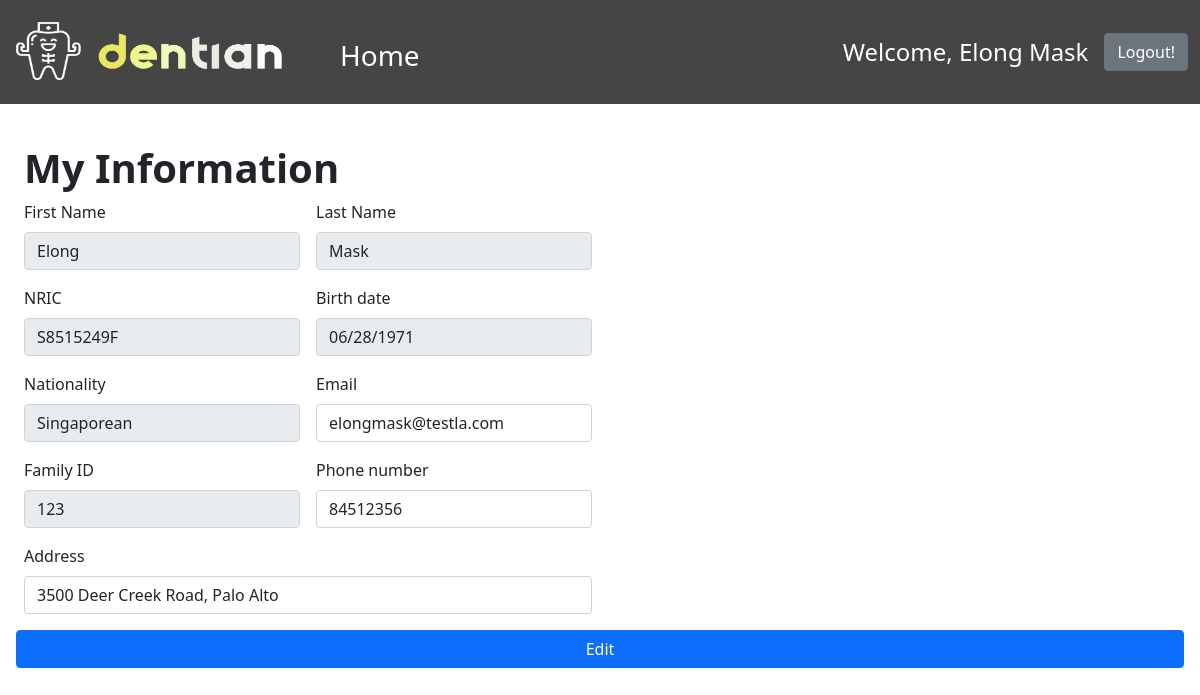
Page /PatientDashboard.php (signed in) on the earlier database version.
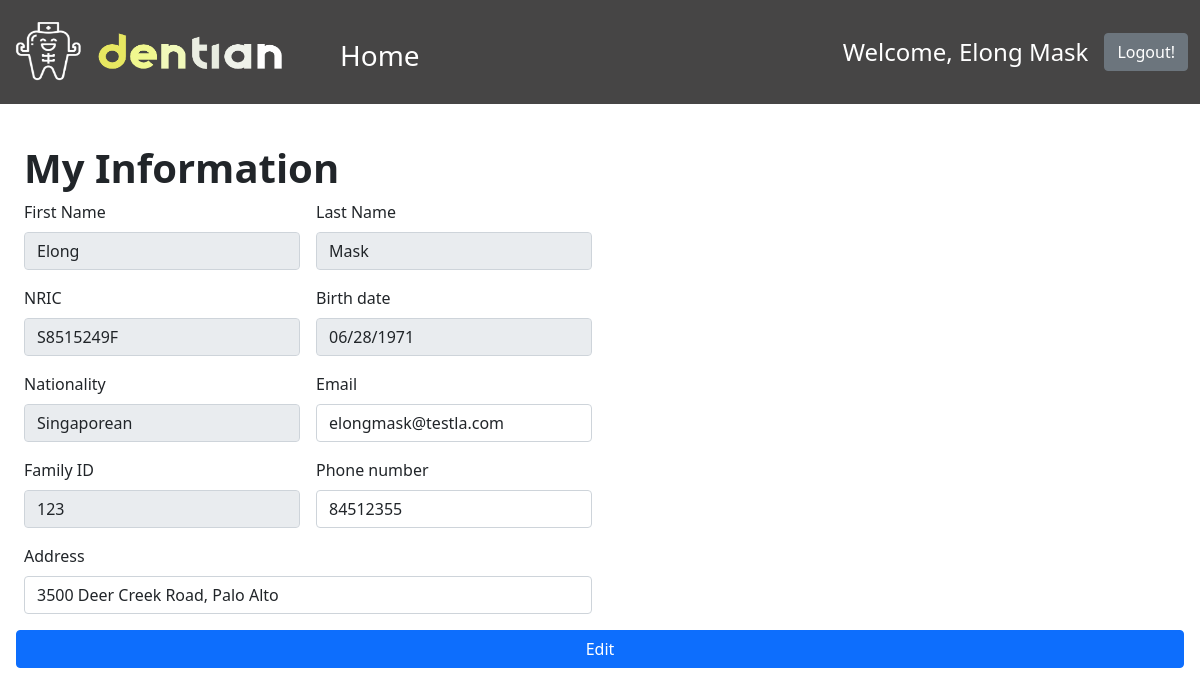
Same page on the later database version.
### tables this page shows
CREATE TABLE `patient_profile` (
  `Patient_ID` int(11) NOT NULL,
  `Status` varchar(10) NOT NULL DEFAULT 'Active',
  `First_Name` varchar(20) NOT NULL,
  `Last_Name` varchar(20) NOT NULL,
  `NRIC_PNum` varchar(9) NOT NULL,
  `Gender` char(1) NOT NULL,
  `Birth_Date` date DEFAULT NULL,
  `Address` varchar(50) NOT NULL,
  `Nationality` varchar(100) NOT NULL,
  `Phone_Num` int(8) NOT NULL,
  `Email` varchar(50) NOT NULL,
  `Marital Status` varchar(20) NOT NULL,
  `Occupation` varchar(50) NOT NULL,
  `Smoker` varchar(3) NOT NULL,
  `Allergies` varchar(100) DEFAULT NULL,
  `Long_term_med` varchar(200) DEFAULT NULL,
  `Existing_Med_Conds` varchar(200) DEFAULT NULL,
  `Referred_by_clinic` varchar(50) DEFAULT NULL,
  `Referred_memo` varchar(200) DEFAULT NULL,
  `Family_ID` int(100) DEFAULT NULL,
  `Emer_Name` varchar(20) NOT NULL,
  `Emer_Contact` int(8) NOT NULL,
  `Emer_relation` varchar(10) NOT NULL,
  `Subsidies` varchar(3) NOT NULL
);

### db_connection.php (called while the page is built, shortened)
<?php
class DB_Connect
{
    public function connect()
    {
        try {
            $host2 = "sql6.freemysqlhosting.net";
            $db2 = "sql6501826";
            $username2 = "sql6501826";
            $password2 = "YnaPNqTYI4";
            $conn = new PDO('mysql:host='. $host2 . '; dbname=' . $db2 , $username2, $password2);
            return $conn;
        } catch (PDOException $e) {
            print "Error: " . $e->getMessage() . "<br>";
            die();
        }
    }
}

### PatientDashboard.php (the view, shortened to what this page needs)
<?php
include 'db_connection.php';
require_once('PNavBar.php');
if (!isset($_SESSION['Patient_ID']) && empty($_SESSION['Patient_ID'])) {
    header("Location: index.php");
} else {
    if (!isset($_SESSION['patients']) && empty($_SESSION['patients'])) {
        $ID = $_SESSION['Patient_ID'];
        $db = new DB_Connect();
        $stmt = $db->connect()->prepare("SELECT * FROM patient_profile where Patient_ID = $ID");
        $stmt->execute();
        if ($stmt->rowCount() > 0) {
            $patients = $stmt->fetchAll(PDO::FETCH_ASSOC);
        }
    } else {
        $patients = $_SESSION['patients'];
    }
}
?>
<link rel="stylesheet" href="https://cdn.jsdelivr.net/npm/bootstrap-icons@1.8.1/font/bootstrap-icons.css">
<link href="https://cdn.jsdelivr.net/npm/bootstrap@5.0.2/dist/css/bootstrap.min.css" rel="stylesheet">
<link rel="stylesheet" href="https://cdn.jsdelivr.net/npm/bootstrap-icons@1.8.1/font/bootstrap-icons.css">
<html>
<body>
    <div class="bd-example">
        <h1> <b> My Information</b></h1>
        <?php
        foreach ($patients as $patients) {
        ?>
            <form class="row g-3" method="POST">
                <div class="col-md-3">
                    <label class="form-label">First Name</label>
                    <input type="email" readonly class="form-control" id="FName" value="<?php echo $patients['First_Name']; ?>">
                </div>
                <div class="col-3">
                    <label class="form-label">Last Name</label>
                    <input type="email" readonly class="form-control" id="LName" value="<?php echo $patients['Last_Name']; ?>">
                </div>
                <br><br>
                <div class="col-md-6">
                </div>
                <div class="col-md-3">
                    <label class="form-label">NRIC</label>
                    <input type="email" readonly class="form-control" id="NRIC" value="<?php echo $patients['NRIC_PNum']; ?>">
                </div>
                <div class="col-md-3">
                    <label class="form-label">Birth date</label>
                    <input type="date" readonly class="form-control" name="Date" id="Date" value="<?php echo $patients['Birth_Date']; ?>">
                </div>
                <div class="col-md-6">
                </div>
                <div class="col-3">
                    <label class="form-label">Nationality</label>
                    <input type="email" readonly class="form-control" id="Nationality" value="<?php echo $patients['Nationality']; ?>">
                </div>
                <div class="col-md-3">
                    <label for="inputEmail4" class="form-label">Email</label>
                    <input type="email" class="form-control" Name="Email" id="Email" value="<?php echo $patients['Email']; ?>">
                </div>
                <div class="col-md-6">
                </div>
                <div class="col-md-3">
                    <label class="form-label">Family ID</label>
                    <input type="text" readonly class="form-control" id="Password" value="<?php echo $patients['Family_ID']; ?>">
                </div>
                <div class="col-md-3">
                    <label class="form-label">Phone number</label>
                    <input type="text" class="form-control" name="PNum" id="PNum" value="<?php echo $patients['Phone_Num']; ?>">
                </div>
                <div class="col-md-6">
                </div>
                <div class="col-md-6">
                    <label class="form-label">Address</label>
                    <input type="text" class="form-control" name="Address" id="Address" value="<?php echo $patients['Address']; ?>">
                </div>
            <?php
        }
            ?>
            <button type="submit" onclick = 'refreshPage()' class="btn btn-primary" name="update">Edit</button>
            </form>
    </div>
</body>
</html>

Differences in the rows shown:
changed patient_profile "Elong": PNum "84512356" → "84512355"
